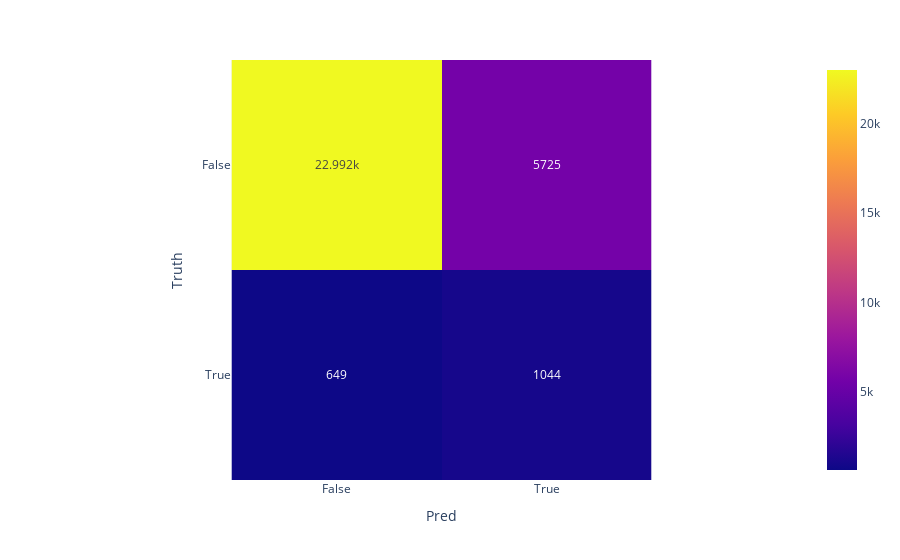

This figure's notebook cell:
### Code cell
import plotly.express as px

fig = px.imshow([[tn, fp], [fn, tp]], text_auto=True, labels=dict(y="Truth", x="Pred"),
                x=["False", "True"],
                y=["False", "True"]
               )
fig.show()

### Figure 1 — Plotly figure (JSON) as saved in the notebook; plotly's stock layout.template omitted (floating-point values rounded to 4 significant figures)
{"data": [{"coloraxis": "coloraxis", "hovertemplate": "Pred: %{x}<br>Truth: %{y}<br>color: %{z}<extra></extra>", "name": "0", "texttemplate": "%{z}", "type": "heatmap", "x": ["False", "True"], "xaxis": "x", "y": ["False", "True"], "yaxis": "y", "z": [[22992, 5725], [649, 1044]]}], "layout": {"coloraxis": {"colorscale": [[0, "#0d0887"], [0.1111, "#46039f"], [0.2222, "#7201a8"], [0.3333, "#9c179e"], [0.4444, "#bd3786"], [0.5556, "#d8576b"], [0.6667, "#ed7953"], [0.7778, "#fb9f3a"], [0.8889, "#fdca26"], [1, "#f0f921"]]}, "margin": {"t": 60}, "xaxis": {"anchor": "y", "constrain": "domain", "domain": [0, 1], "scaleanchor": "y", "title": {"text": "Pred"}}, "yaxis": {"anchor": "x", "autorange": "reversed", "constrain": "domain", "domain": [0, 1], "title": {"text": "Truth"}}}}
